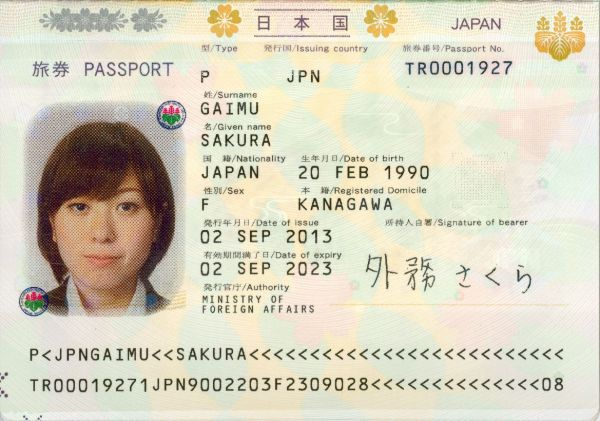
#> input picture jpocr/sample.jpg, 600 x 421 px; its folder holds only this picture in this run
$ python -i visa_ocr.py   (imports and definitions only)
#> lines starting #> are read from the running program, lines starting #| are printed output that depends on the picture; after the words box and inside, x2 and y2 are one past the last pixel; in counts of white or black regions, pixels touching at a corner belong together
#!/bin/bash
# -*- coding: utf-8 -*-

import numpy as np
from PIL import Image, ImageDraw, ImageFont, ImageOps
import pyocr
import pyocr.builders
import cv2
import platform

from PIL import Image
import matplotlib.pyplot as plt

import mvisa
from mdocument import Document

import os
import re
import difflib
import json


# [1 line not run here, left out]

# 固定色阶
# [409 lines left out: functions color_scale_display, set_tessract_app, init, ocr_by_key, rect_set, merge_rectangles and 9 more, not called in this run]

def clear_little_px(image):
    '''
    清除独立小像素点
    '''

    # 二值化处理
    _, binary = cv2.threshold(image, 0, 255, cv2.THRESH_BINARY_INV + cv2.THRESH_OTSU)

    # 使用3x3的核进行膨胀操作
    kernel = cv2.getStructuringElement(cv2.MORPH_RECT, (3, 3))
    dilated = cv2.dilate(binary, kernel, iterations=1)

    # 查找轮廓
    contours, _ = cv2.findContours(dilated, cv2.RETR_EXTERNAL, cv2.CHAIN_APPROX_SIMPLE)


    # 绘制矩形轮廓
    new_contours = []
    for contour in contours:
        x, y, w, h = cv2.boundingRect(contour)
        if  h < 7:
            new_contours.append(contour)

    # 创建与原始图像相同大小的空白掩码
    mask = np.zeros_like(image)

    # 填充轮廓区域为白色
    cv2.drawContours(mask, new_contours, -1, (255, 255, 255), thickness=cv2.FILLED)
    result = cv2.bitwise_or(image, mask)

    return result


# [466 lines left out: functions fill_middle_with_white, get_rotate, check_visa_type, find_visa_line, rotate_rectangle, find_visa_area and 6 more, not called in this run]

>>> import cv2
>>> picture = cv2.imread('../sample.jpg', cv2.IMREAD_GRAYSCALE)
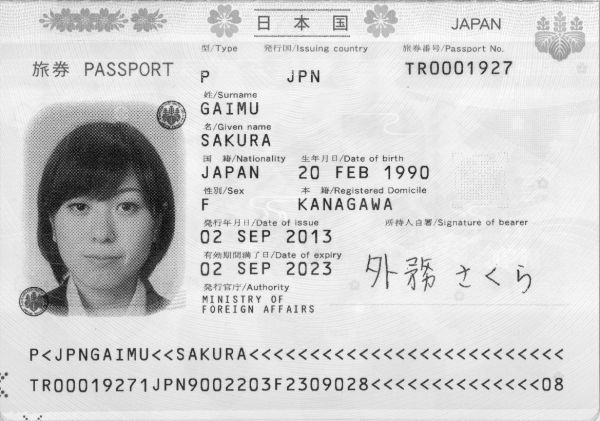
#> picture: shape (421, 600); min 0, max 255, mean 209.6
>>> result = clear_little_px(picture)
#> in clear_little_px, `_, binary = cv2.threshold(image, 0, 255, cv2.THRESH_BINARY_INV + cv2.T..`:
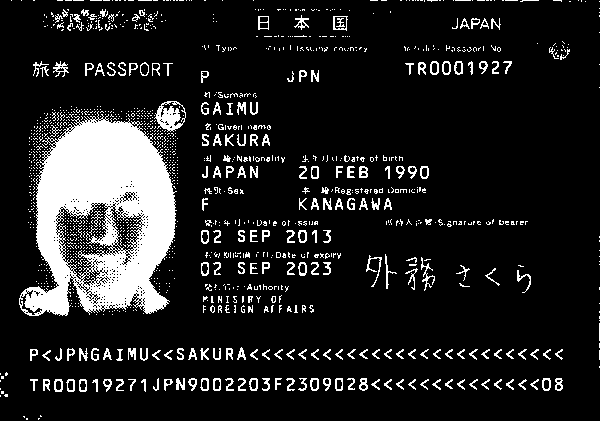
#> binary: shape (421, 600); 13% white; 1291 white regions (1076 under 20 px), largest, box (x1, y1, x2, y2) and area: (19, 111, 177, 316) 19011, (154, 101, 186, 132) 513, (421, 257, 435, 291) 121
#> in clear_little_px, `dilated = cv2.dilate(binary, kernel, iterations=1)`:
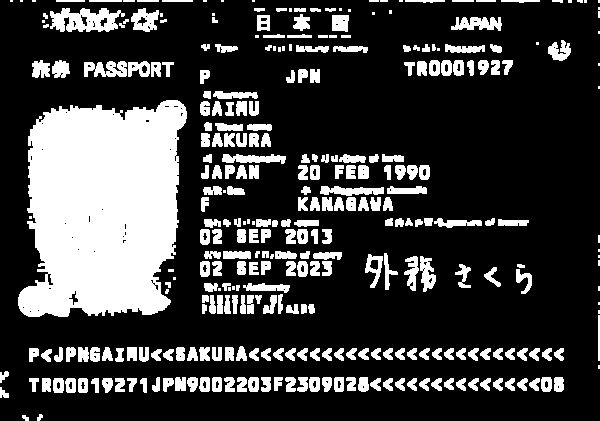
#> dilated: shape (421, 600); 24.2% white; 330 white regions (52 under 20 px)
#> in clear_little_px, `contours, _ = cv2.findContours(dilated, cv2.RETR_EXTERNAL, cv2.CHAIN_A..`: contours = 330 contours, 74 with area under 20; largest, box (x1, y1, x2, y2) and area: (18, 100, 187, 317) 28743, (50, 8, 125, 32) 1128, (84, 61, 127, 77) 416, (131, 8, 159, 32) 410, (451, 17, 502, 31) 395
#> the loop in clear_little_px, `for contour in contours:` made 330 passes
#> (x, y, w, h) on passes 1 to 3: (22, 415, 7, 6), (37, 414, 6, 7), (0, 387, 9, 11)
#> after the loop in clear_little_px, `for contour in contours:`: new_contours = 82 contours, 68 with area under 20; largest, box (x1, y1, x2, y2) and area: (287, 34, 312, 38) 51, (263, 34, 285, 38) 45, (405, 0, 445, 3) 45, (501, 0, 540, 3) 43, (89, 0, 122, 2) 32
#> in clear_little_px, `cv2.drawContours(mask, new_contours, -1, (255, 255, 255), thickness=cv..`:
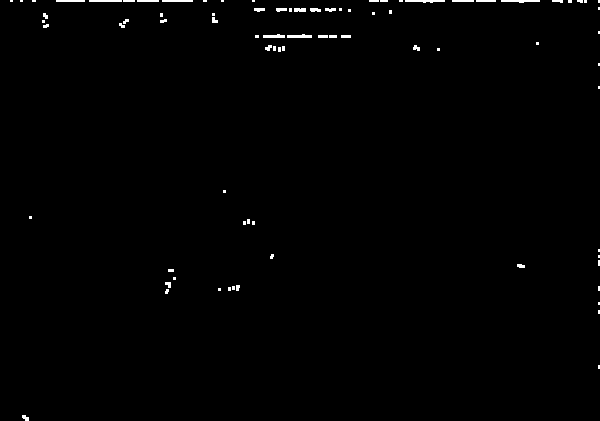
#> mask: shape (421, 600); 0.69% white; 82 white regions (50 under 20 px), largest, box (x1, y1, x2, y2) and area: (405, 0, 445, 3) 86, (501, 0, 540, 3) 83, (287, 34, 312, 38) 78
